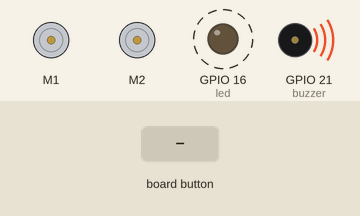
The program below on a simulated Raspberry Pi (BCM pin numbers). Parts: 2 × DC motor (green arrow = forward, orange = backward, longer = faster), output pins drawn as LEDs (lit = HIGH), buzzer (waves = sounding, pin HIGH). Dashed ring = blinking. Inputs (shaded band) come from the test bench. Parts the program declares active-low are drawn by pin level, so they are really on while drawn off; motors are numbered in the order the program creates them (left before right in a Robot); the buttons are places on the Blue Dot phone app.

Above: at 1.2 s.
1.3 s: button top pressed
At 1.37 s:
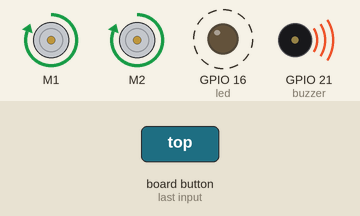
2.9 s: button bottom pressed
At 4.25 s:
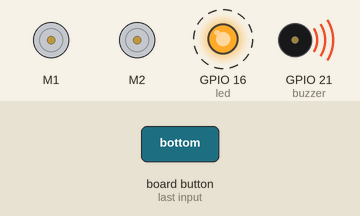
4.5 s: button left pressed
At 4.57 s:
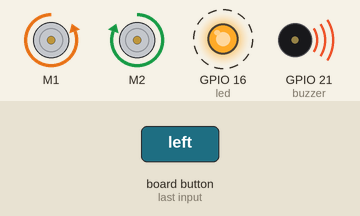
6.1 s: button right pressed
At 6.17 s:
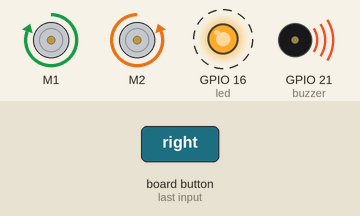
7.7 s: button left pressed
At 8.8 s:
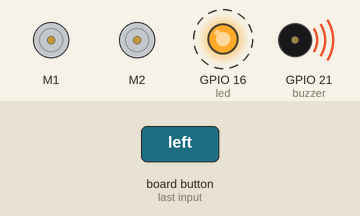
9.3 s: button right pressed
At 10.8 s:
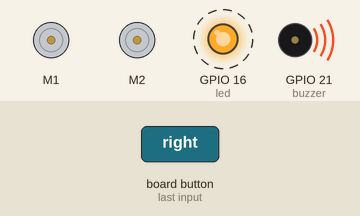
Timing chart, 0 to 11.9 s (numbered marks = the images above; inputs shaded):
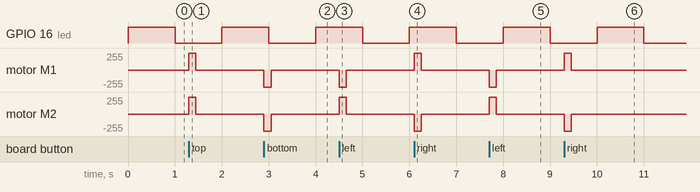

The program:

main.py
```python
from bluedot import BlueDot
from signal import pause
from signals import Signals
from controlled_car import ControlledCar
from video import Video
import sys

def main(runVideo=False):
    bd = BlueDot()
    signals = Signals()
    car = ControlledCar()

    try:
        signals.waiting_for_client(0)

        if runVideo:
            video = Video()
            video.start_streaming()

        bd.when_pressed = car.move
        bd.when_moved = car.move
        bd.when_released = car.stop
        bd.when_client_connects = signals.client_connected
        bd.when_client_disconnects = signals.waiting_for_client

        pause()

    except KeyboardInterrupt:
        signals.led.off()
        signals.buzzer.off()

if __name__== "__main__":
    if len(sys.argv) > 1:
        runVideo = sys.argv[1]
        main(runVideo)
    else:
        main()
```

signals.py
```python
from gpiozero import LED, Buzzer


class Signals:

    def __init__(self):
        self.led = LED(16)
        self.buzzer = Buzzer(21, active_high=False)

    def waiting_for_client(self, a):
        self.led.blink()
        self.buzzer.off()

    def client_connected(self, a):
        self.__led_controlled_mode__()

    def enabled_remote_controlled_mode(self):
        self.__led_controlled_mode__()

    def enabled_autnomous_mode(self):
        self.__led_autonomous_mode__()

    def __led_autonomous_mode__(self):
        self.led.blink(on_time=0.3, off_time=0.2)

    def __led_controlled_mode__(self):
        self.led.on()
```

controlled_car.py
```python
from gpiozero import Motor

class ControlledCar:

    def __init__(self, left_motor = Motor(27, 22), right_motor =  Motor(26, 17), right_motor_correction_speed=1, left_motor_correction_speed=1):
        self.left_motor = left_motor
        self.right_motor = right_motor
        self.right_motor_correction_speed = right_motor_correction_speed
        self.left_motor_correction_speed = left_motor_correction_speed

    def __forward__(self, speed=1):
        self.right_motor.forward(self.right_motor_correction_speed * speed)
        self.left_motor.forward(self.left_motor_correction_speed * speed)

    def __backward__(self, speed=1):
        self.right_motor.backward(self.right_motor_correction_speed * speed)
        self.left_motor.backward(self.left_motor_correction_speed * speed)

    def __left__(self, speed=1):
        self.right_motor.forward(self.right_motor_correction_speed * speed)
        self.left_motor.backward(self.left_motor_correction_speed * speed)

    def __right__(self, speed=1):
        self.right_motor.backward(self.right_motor_correction_speed * speed)
        self.left_motor.forward(self.left_motor_correction_speed * speed)

    def move(self, position, forward_speed=1, backward_speed=1, left_speed=1, right_speed=1):
        if position.top:
            self.__forward__(forward_speed)
        elif position.bottom:
            self.__backward__(backward_speed)
        elif position.right:
            self.__right__(right_speed)
        elif position.left:
            self.__left__(left_speed)

    def stop(self, position):
        self.right_motor.stop()
        self.left_motor.stop()
```

video.py
```python
import subprocess
import threading

class Video:

    def __run_video__(self):
        bashCommand = "raspivid -t 999999 -n -h 720 -w 1280 -fps 25 -b 2000000  -o - | gst-launch-1.0 -v fdsrc ! h264parse ! rtph264pay config-interval=1 pt=96 ! gdppay ! tcpserversink host=0.0.0.0 port=8554"
        subprocess.check_output(['bash','-c', bashCommand])

    def start_streaming(self):
        t1 = threading.Thread(target=self.__run_video__, args=[])
        t1.start()
```

Measured:
- after the input at 1.3 s, motor M1, motor M2: stopped → forward 255/255 at once, → stopped 0.15 s later
- after the input at 2.9 s, motor M1, motor M2: stopped → backward 255/255 at once, → stopped 0.15 s later
- after the input at 4.5 s, motor M1: stopped → backward 255/255 at once, → stopped 0.15 s later; motor M2: stopped → forward 255/255 at once, → stopped 0.15 s later
- after the input at 6.1 s, motor M1: stopped → forward 255/255 at once, → stopped 0.15 s later; motor M2: stopped → backward 255/255 at once, → stopped 0.15 s later
- after the input at 7.7 s, motor M1: stopped → backward 255/255 at once, → stopped 0.15 s later; motor M2: stopped → forward 255/255 at once, → stopped 0.15 s later
- after the input at 9.3 s, motor M1: stopped → forward 255/255 at once, → stopped 0.15 s later; motor M2: stopped → backward 255/255 at once, → stopped 0.15 s later
